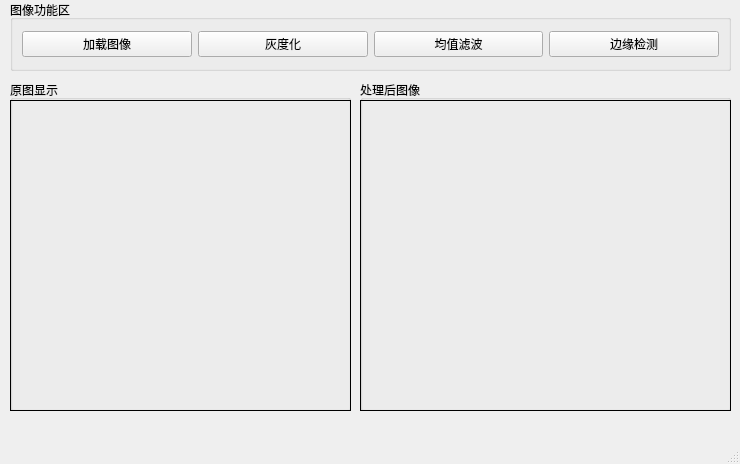
<?xml version="1.0" encoding="UTF-8"?>
<ui version="4.0">
 <class>MainWindow</class>
 <widget class="QMainWindow" name="MainWindow">
  <property name="geometry">
   <rect>
    <x>0</x>
    <y>0</y>
    <width>740</width>
    <height>464</height>
   </rect>
  </property>
  <property name="windowTitle">
   <string>MainWindow</string>
  </property>
  <widget class="QWidget" name="centralwidget">
   <widget class="QGroupBox" name="groupBox_3">
    <property name="geometry">
     <rect>
      <x>360</x>
      <y>80</y>
      <width>371</width>
      <height>331</height>
     </rect>
    </property>
    <property name="title">
     <string>处理后图像</string>
    </property>
    <widget class="QLabel" name="lbl_show2">
     <property name="geometry">
      <rect>
       <x>0</x>
       <y>20</y>
       <width>371</width>
       <height>311</height>
      </rect>
     </property>
     <property name="frameShape">
      <enum>QFrame::Panel</enum>
     </property>
     <property name="text">
      <string/>
     </property>
    </widget>
   </widget>
   <widget class="QGroupBox" name="groupBox_2">
    <property name="geometry">
     <rect>
      <x>10</x>
      <y>80</y>
      <width>341</width>
      <height>331</height>
     </rect>
    </property>
    <property name="title">
     <string>原图显示</string>
    </property>
    <widget class="QLabel" name="lbl_show1">
     <property name="geometry">
      <rect>
       <x>0</x>
       <y>20</y>
       <width>341</width>
       <height>311</height>
      </rect>
     </property>
     <property name="frameShape">
      <enum>QFrame::Panel</enum>
     </property>
     <property name="text">
      <string/>
     </property>
    </widget>
   </widget>
   <widget class="QGroupBox" name="horizontalGroupBox">
    <property name="geometry">
     <rect>
      <x>10</x>
      <y>0</y>
      <width>721</width>
      <height>71</height>
     </rect>
    </property>
    <property name="title">
     <string>图像功能区</string>
    </property>
    <layout class="QHBoxLayout" name="horizontalLayout">
     <item>
      <widget class="QPushButton" name="btn_loadImage">
       <property name="text">
        <string>加载图像</string>
       </property>
      </widget>
     </item>
     <item>
      <widget class="QPushButton" name="btn_Gray">
       <property name="text">
        <string>灰度化</string>
       </property>
      </widget>
     </item>
     <item>
      <widget class="QPushButton" name="btn_Filter">
       <property name="text">
        <string>均值滤波</string>
       </property>
      </widget>
     </item>
     <item>
      <widget class="QPushButton" name="btn_Edge">
       <property name="text">
        <string>边缘检测</string>
       </property>
      </widget>
     </item>
    </layout>
   </widget>
  </widget>
  <widget class="QMenuBar" name="menubar">
   <property name="geometry">
    <rect>
     <x>0</x>
     <y>0</y>
     <width>740</width>
     <height>21</height>
    </rect>
   </property>
  </widget>
  <widget class="QStatusBar" name="statusbar"/>
 </widget>
 <resources/>
 <connections/>
</ui>
